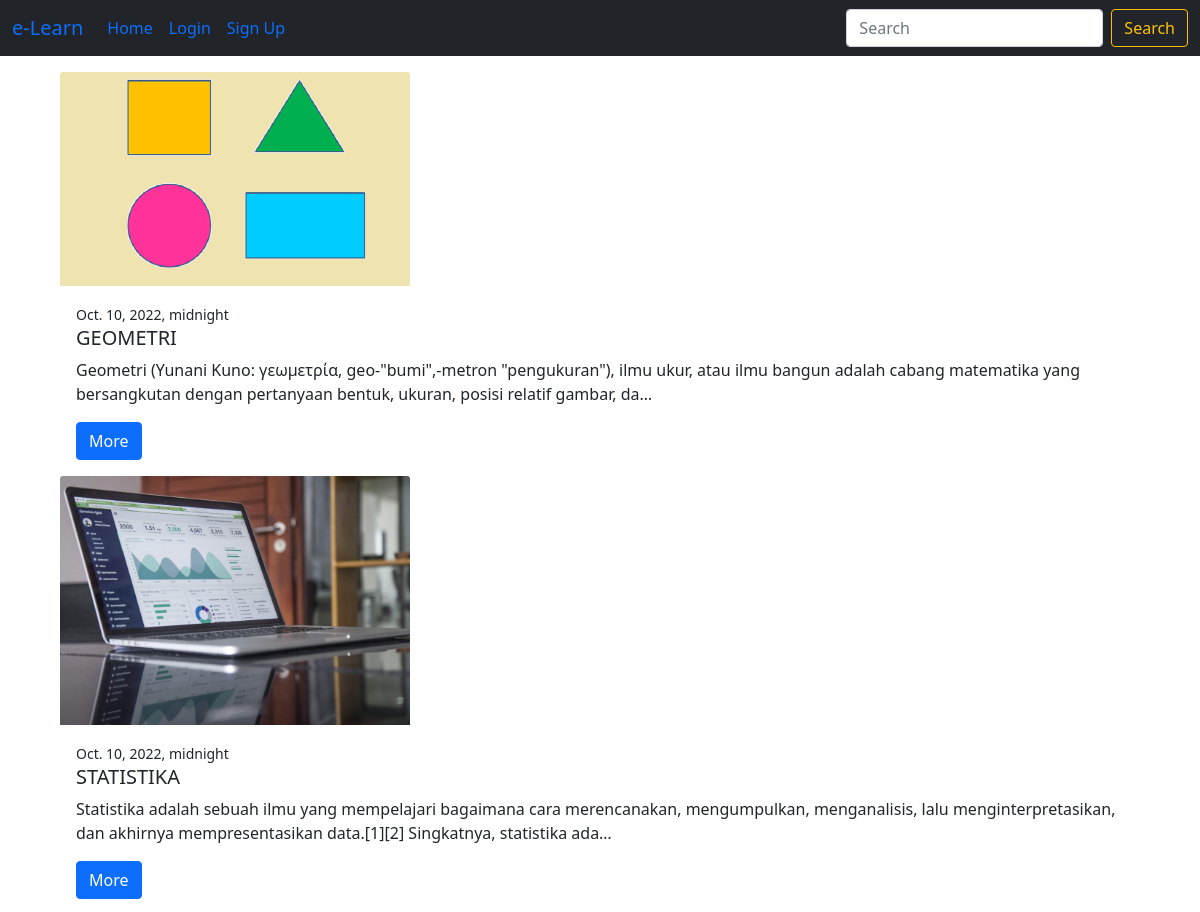
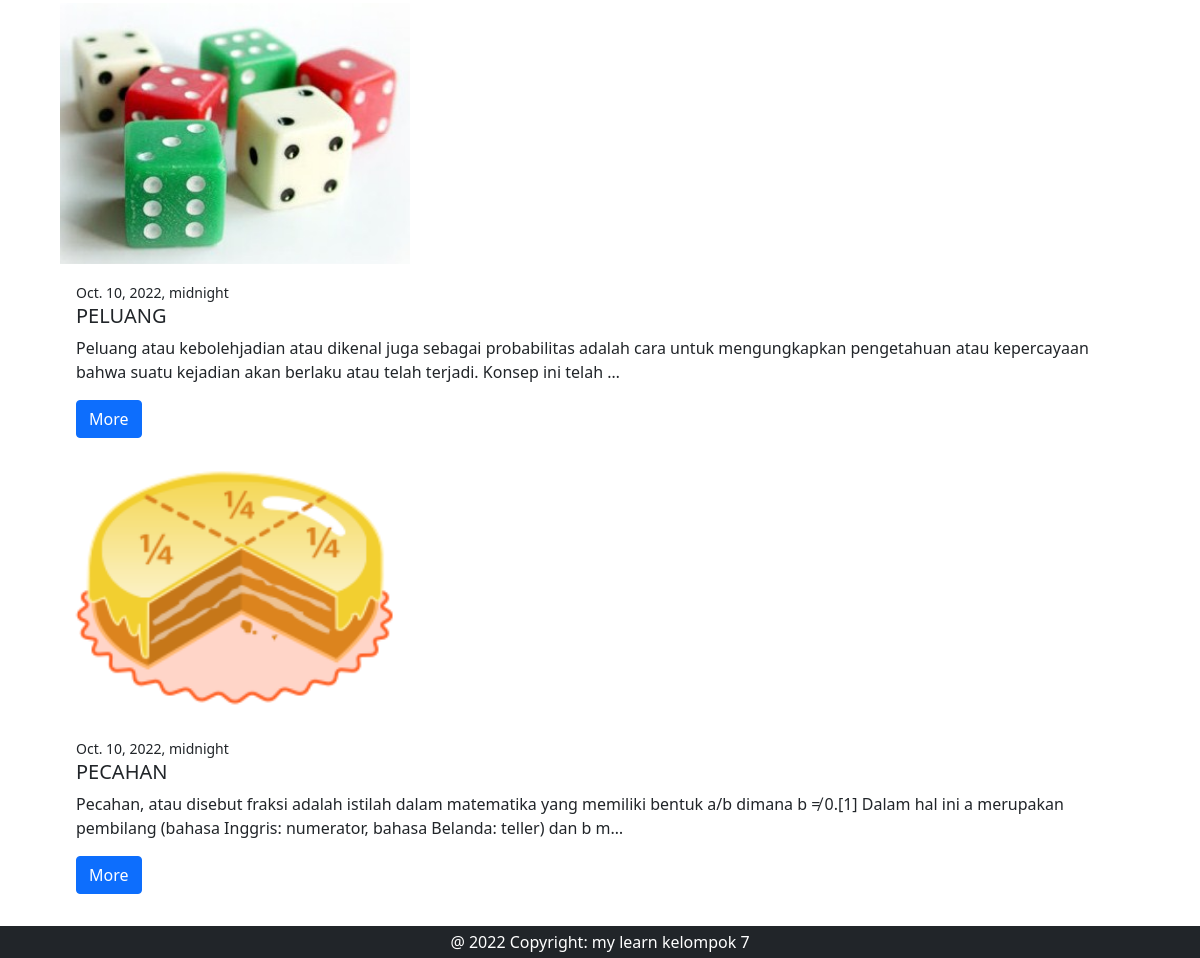
The page / on the database its author committed (2 pictures, top to bottom).
### posting/models.py (models this page shows, shortened)
class Posting(models.Model):
    judul = models.CharField(max_length=200)
    konten = models.TextField()
    image = models.ImageField(null=True, blank=True, upload_to='images')
    date = models.DateTimeField()

### posting/views.py (the view)
# urls.py: path('', index, name='index'),
def index(request):
    postings = Posting.objects.all().order_by('-id')
    context = {
        'postings': postings
    }
    return render(request, 'posting/index.html', context)

### templates/posting/index.html
{% extends 'base.html' %}
{% block content %}
<div class="container mt-3 mb-5 justify-content-center" style="width: 69rem;">
    {% for posting in postings %}
    <img src="{{ posting.image.url }}"  style="width:350px" class="card-img-top" alt="my image">
    <div class="card-body">
        <small>{{ posting.date }}</small>
      <h5 class="card-title">{{ posting.judul }}</h5>
      <p class="card-text">{{ posting.konten|truncatechars:199 }}</p>
      <a href="{% url 'detail' posting.id %}" class="btn btn-primary">More</a>
    </div>
    {% endfor %}
  </div>
{% endblock %}

### templates/base.html (shortened to what this page needs)
{% load static %}
<!doctype html>
<html lang="en">
  <head>
    <link href="https://cdn.jsdelivr.net/npm/bootstrap@5.0.2/dist/css/bootstrap.min.css" rel="stylesheet">
  </head>
  <body>
    <nav class="navbar navbar-expand navbar-warning bg-dark" aria-label="Second navbar example">
        <div class="container-fluid">
          <a class="navbar-brand" href="#">e-Learn</a>
          <div class="collapse navbar-collapse" id="navbarsExample02">
            <ul class="navbar-nav me-auto">
              <li class="nav-item">
                <a class="nav-link active" aria-current="page" href="{% url 'index' %}">Home</a>
              </li>
              {% if user.is_authenticated %}
              <li class="nav-item">
                <a class="nav-link active" href="{% url 'logout' %}">Log Out</a>
              </li>
              <li class="nav-item">
                <a class="nav-link active" href="{% url 'add' %}">Add Post</a>
              </li>
              {% else %}
              <li class="nav-item">
                <a class="nav-link active" href="{% url 'login' %}">Login</a>
              </li>
              <li class="nav-item">
                <a class="nav-link active" href="{% url 'signup' %}">Sign Up</a>
              </li>
            </ul>
            {% endif %}
            <form class="d-flex" role="search" method="get" action="{% url 'search' %}">
              <input class="form-control me-2" type="search" name="q" placeholder="Search" aria-label="Search" value="{{ request.GET.q }}">
              <button class="btn btn-outline-warning" type="submit">Search</button>
            </form>
          </div>
        </div>
      </nav>
    {% block content %}
    {% endblock %}
    <footer class="bg-dark fixed-bottom p-1">
      <div class="text-center text-white">
        @ 2022 Copyright: my learn kelompok 7
      </div>
    </footer>
  </body>
</html>

### rows shown on the page
Posting: image (picture), date "Oct. 10, 2022, midnight", judul "GEOMETRI", konten "Geometri (Yunani Kuno: γεωμετρία, geo-\"bumi\",-metron \"pengukuran\"), ilmu ukur, atau ilmu bangun adalah cabang matematika yang bersangkutan dengan pertanyaan bentuk, ukuran, posisi relatif gambar, da…"
Posting: image (picture), date "Oct. 10, 2022, midnight", judul "STATISTIKA", konten "Statistika adalah sebuah ilmu yang mempelajari bagaimana cara merencanakan, mengumpulkan, menganalisis, lalu menginterpretasikan, dan akhirnya mempresentasikan data.[1][2] Singkatnya, statistika ada…"
Posting: image (picture), date "Oct. 10, 2022, midnight", judul "PELUANG", konten "Peluang atau kebolehjadian atau dikenal juga sebagai probabilitas adalah cara untuk mengungkapkan pengetahuan atau kepercayaan bahwa suatu kejadian akan berlaku atau telah terjadi. Konsep ini telah …"
Posting: image (picture), date "Oct. 10, 2022, midnight", judul "PECAHAN", konten "Pecahan, atau disebut fraksi adalah istilah dalam matematika yang memiliki bentuk a/b dimana b ≠ 0.[1] Dalam hal ini a merupakan pembilang (bahasa Inggris: numerator, bahasa Belanda: teller) dan b m…"
